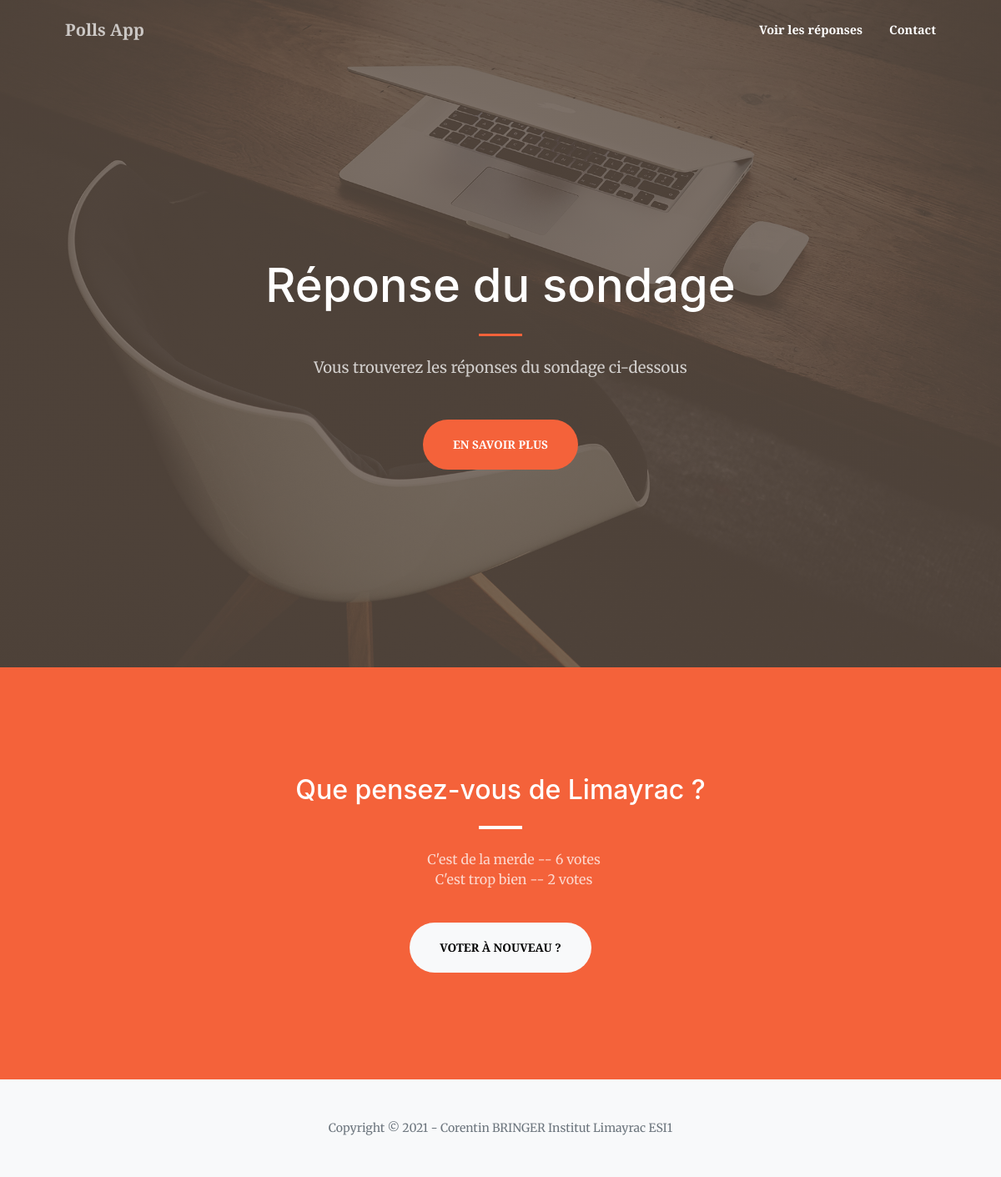
The app's page /polls/2/results/ with its own data.
### polls/models.py (models this page shows, shortened)
class Question(models.Model):
    question_text = models.CharField(max_length=200)
    pub_date = models.DateTimeField('date publication')

class Choice(models.Model):
    question = models.ForeignKey(Question, on_delete=models.CASCADE)
    choice_text = models.CharField(max_length=200)
    votes = models.IntegerField(default=0)

### polls/views.py (the view)
# urls.py: path('<int:pk>/results/', views.ResultsView.as_view(), name='results'),
class ResultsView(generic.DetailView):
    model = Question
    template_name = 'polls/results.html'

### polls/templates/polls/results.html
{% extends 'polls/base.html' %}
{% block menu %}
    <li class="nav-item"><a class="nav-link" href="#about">Voir les réponses</a></li>
    <li class="nav-item"><a class="nav-link" href="/polls/contact/">Contact</a></li>
{% endblock %}
{% block title %}
    Réponse du sondage
{% endblock %}
{% block description %}
    Vous trouverez les réponses du sondage ci-dessous
{% endblock %}
{% block description_button %}
    En savoir plus
{% endblock %}
{% block content %}
    <h2 class="text-white mt-0">{{ question.question_text }}</h2>
    <hr class="divider divider-light" />
    <ul>
    {% for choice in question.choice_set.all %}
        <li class="text-white-75">{{ choice.choice_text }} -- {{ choice.votes }} vote{{ choice.votes|pluralize }}</li>
    {% endfor %}
    </ul>
    <a class="btn btn-light btn-xl mt-4" href="{% url 'polls:detail' question.id %}">Voter à nouveau ?</a>
{% endblock %}

### records on screen
Question: question_text "Que pensez-vous de Limayrac ?"
Choice: choice_text "C'est de la merde", votes "6"
Choice: choice_text "C'est trop bien", votes "2"
